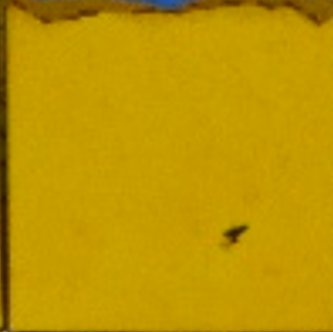
#> input picture KingDominion/LabeledData/YellowBlank1.png, 333 x 332 px, found by its file name
$ python CrownBeta.py
#> lines starting #> are read from the running program, lines starting #| are printed output that depends on the picture
from ctypes import sizeof
import cv2 as cv
import numpy as np
import math
from numpy import array
import math
import linecache

FileName = "LabeledData\YellowBlank1.png"
crown    = 0
crown = str(crown)

regions = ["sand", "water", "grass"]

img = cv.imread(FileName)
#> img is the input picture: shape (332, 333, 3); mean B, G, R 0.6, 149.7, 189.4


height = img.shape[0]
#> height = 332
width = img.shape[1]
#> width = 333

Red = img[:, :, 2]
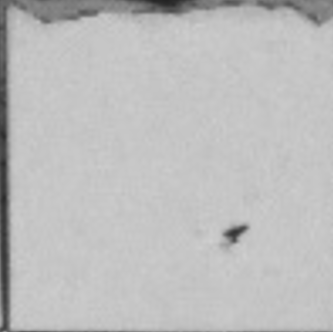
#> Red: shape (332, 333); min 35, max 208, mean 189.4
Green = img[:, :, 1]
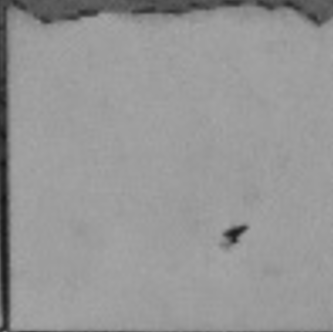
#> Green: shape (332, 333); min 21, max 165, mean 149.7
Blue = img[:, :, 0]
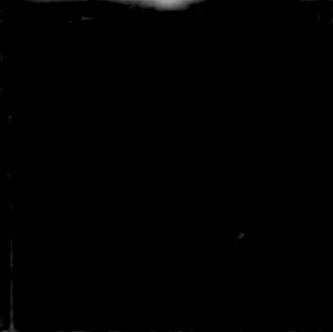
#> Blue: shape (332, 333); min 0, max 163, mean 0.6
np.set_printoptions(suppress=True)

averageRed    = str(((np.sum(Red))  /(height*width)))
#> averageRed = '189.4234053330439'
averageGreen  = str(((np.sum(Green))/(height*width)))
#> averageGreen = '149.74745830167518'
averageBlue   = str(((np.sum(Blue)) /(height*width)))
#> averageBlue = '0.6101070950468541'


currentAverageRed = 0
currentAverageGreen = 0
currentAverageBlue = 0

DSAverageRed   = 0
DSAverageGreen = 0
DSAverageBlue  = 0


class Tile:
    def __init__(self, name, R, G, B, crowns, region):
        self.name = name
        self.R = R
        self.G = G
        self.B = B
        self.crowns = crowns
        self.region = region


# Making the tile
currentTile = Tile(FileName,averageRed,averageGreen,averageBlue,crown,"sand")


#printToData = ["FileName=",FileName,",""RED=",averageRed,",","GREEN=",averageGreen,",","BLUE=",averageBlue,",","region=",",","Crown=",crown]
dataSheet = open("dataSheet", "a")

printToData = ["FileName=",currentTile.name,"\n"
                "RED=",currentTile.R,"\n",
                "GREEN=",currentTile.G,"\n",
                "BLUE=",currentTile.B,"\n",
                "crown=",str(currentTile.crowns),"\n",
                "region=",currentTile.region,"\n"]

dataSheet.writelines(printToData)

dataSheet.close()


dataSheet = open("dataSheet", "r")

currentLine = dataSheet.read()
#print(currentLine)
#print(currentLine.find("RED="))
dataSheet.read(38)
dataSheet.close()


nextLine=0
loadingCurrentAverageRed = linecache.getline("dataSheet",2+nextLine)
loadingCurrentAverageGreen = linecache.getline("dataSheet",3+nextLine)
loadingCurrentAverageBlue = linecache.getline("dataSheet",4+nextLine)


#getAveragesFromFile()

DSAverageRed   = (loadingCurrentAverageRed[loadingCurrentAverageRed.find("=")+1:loadingCurrentAverageRed.find(".")])
DSAverageGreen = (loadingCurrentAverageGreen[loadingCurrentAverageGreen.find("=")+1:loadingCurrentAverageGreen.find(".")])
DSAverageBlue  = (loadingCurrentAverageBlue[loadingCurrentAverageBlue.find("=")+1:loadingCurrentAverageBlue.find(".")])


print(DSAverageRed)
print(DSAverageGreen)
print(DSAverageBlue)

$ run again, with KingDominion/LabeledData/YellowBlank2.png copied over KingDominion/LabeledData/YellowBlank1.png
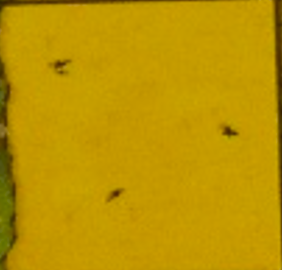
#> input picture KingDominion/LabeledData/YellowBlank2.png, 282 x 270 px, found by its file name
#> img is the input picture: shape (270, 282, 3); mean B, G, R 0.1, 149.3, 189.2
#> `Red = img[:, :, 2]`:
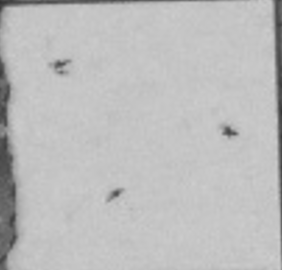
#> Red: shape (270, 282); min 49, max 206, mean 189.2
#> `Green = img[:, :, 1]`:
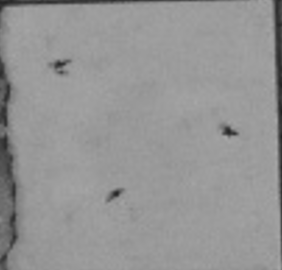
#> Green: shape (270, 282); min 34, max 168, mean 149.3
#> averageRed = '189.2282243236144'
#> averageGreen = '149.28846861045443'
#> averageBlue = '0.13714210664565274'

$ run again, with KingDominion/LabeledData/YellowBlank3.png copied over KingDominion/LabeledData/YellowBlank1.png
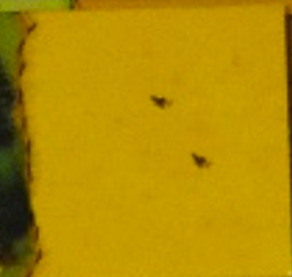
#> input picture KingDominion/LabeledData/YellowBlank3.png, 292 x 277 px, found by its file name
#> img is the input picture: shape (277, 292, 3); mean B, G, R 0.9, 141.6, 178.8
#> `Green = img[:, :, 1]`:
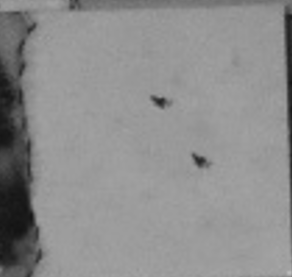
#> Green: shape (277, 292); min 19, max 187, mean 141.6
#> `Blue = img[:, :, 0]`:
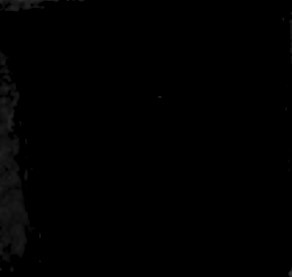
#> Blue: shape (277, 292); min 0, max 50, mean 0.9
#> averageRed = '178.8386578309678'
#> averageGreen = '141.63392018198903'
#> averageBlue = '0.941768458533208'
